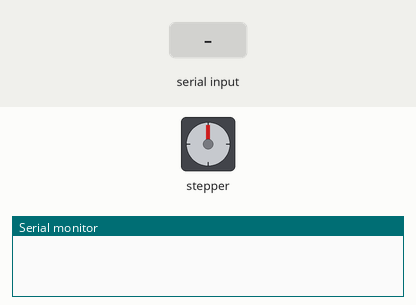
The sketch below on a simulated Arduino Uno, built with avr-gcc and run on an emulated ATmega328P. On the bench: stepper motor, the last lines printed to the serial monitor. Inputs (shaded band) come from the test bench. Stepper angles assume 100 steps per turn.

Above: at 1.2 s.
1.3 s: "2\n" received over Serial
At 2.2 s:
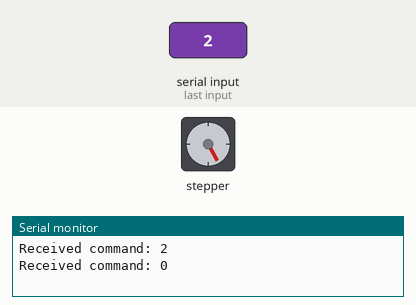
2.9 s: "3\n" received over Serial
At 3.4 s:
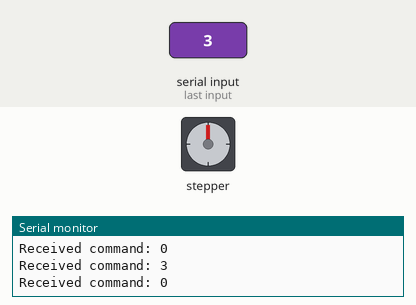
4.5 s: "4\n" received over Serial
At 5.7 s:
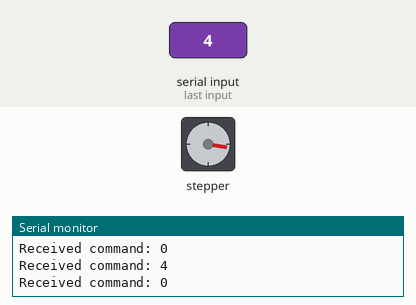
6.2 s: "2\n" received over Serial
At 7.1 s:
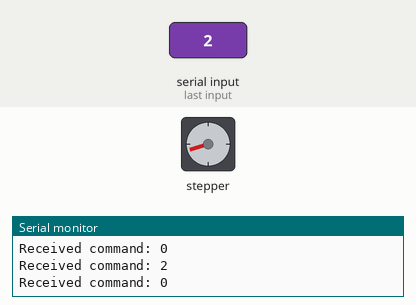
7.8 s: "4\n" received over Serial
At 9.2 s:
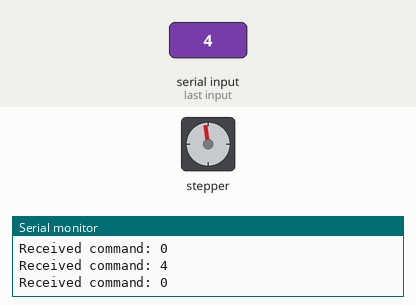
9.5 s: "3\n" received over Serial
At 10.8 s:
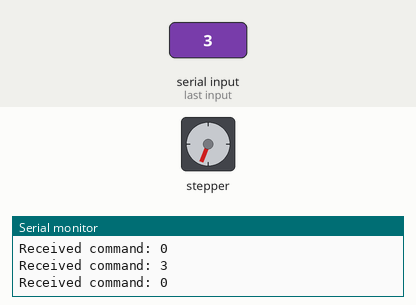
Timing chart, 0 to 12.1 s (numbered marks = the images above; inputs shaded):
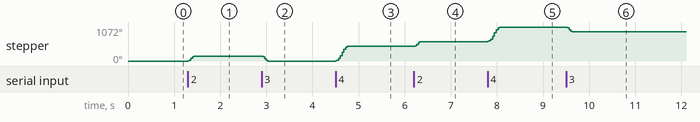

The sketch:

nema23_singleJoint_master.ino
```cpp
 // This 2 pin code is configured for use with a Nema 23 Bipolar 1.8deg 1.16Nm (164.3oz.in) 1.5A 5.4V 57x57x56mm 4 Wires

#include <AccelStepper.h> // This can be installed by going to
#include <Wire.h>
// Sketch > Include Library > Manage Libraries > Search for "AccelStepper"

int microstepRes = 4;

int stepperSpeed = 800 * microstepRes; //maximum steps per second
int motorAccel = 1800 * microstepRes; //steps/second/second to accelerate

int gearReduction = 4.28;
int stepsPerRev = 100; // e.g. one full revolution is 200 at 1.8deg. 100 for half. 50 for quarter.. etc.

int resetPin = 5;
int m2Pin = 6;
int m1Pin = 7;
int m0Pin = 8;
int enablePin = 4; // Turn motor driver on/off (can save power when motor is idle)

//set up the accelStepper intance
//the "1" tells it we are using a driver (DRV8825 or other)
AccelStepper stepper_one(1, 3, 2);//Step, Dir

void setup(){
  Serial.begin(9600);
  Serial.setTimeout(10);

  stepper_one.setMaxSpeed(stepperSpeed);
  stepper_one.setSpeed(stepperSpeed);
  stepper_one.setAcceleration(motorAccel);

  //digitalWrite(m2Pin, LOW);
  //digitalWrite(m1Pin, LOW);
  //digitalWrite(m0Pin, HIGH);

  //digitalWrite(resetPin, HIGH);
}

long stepperState = 0;

void loop(){
  digitalWrite(enablePin, HIGH);

  while (Serial.available() == 0) {}
  stepperState = Serial.parseInt();

  Serial.print("Received command: ");
  Serial.println(stepperState);

  if(stepperState > 0) {

    if(stepperState == 2){
        stepper_one.move((5 * 4.28 * microstepRes) / 2); //Move X times revolutions, according to gear reduction ratio.
    }
    else if(stepperState == 3){
        stepper_one.move((-5 * 4.28 * microstepRes) / 2);
    }
    else if(stepperState == 4){
        stepper_one.move((15 * 4.28 * microstepRes) / 2);
    }
    else if(stepperState == 5){
        stepper_one.move((-15 * 4.28 * microstepRes) / 2);
    }
    else if(stepperState == 6){
        stepper_one.move((25 * 4.28 * microstepRes) / 2);
    }
    else if(stepperState == 7){
        stepper_one.move((-25 * 4.28 * microstepRes) / 2);
    }

  //these must be called as often as possible to ensure smooth operation
  //any delay will cause jerky motion
  }

  while (stepper_one.distanceToGo() != 0) {
      digitalWrite(enablePin, LOW);
      stepper_one.run();
  }
}
```

Measured:
- after the input at 1.3 s, stepper: turns 151° clockwise in 0.13 s, starting at once
- after the input at 2.9 s, stepper: turns 151° counter-clockwise in 0.13 s, starting at once
- after the input at 4.5 s, stepper: turns 460° clockwise in 0.26 s, starting at once
- after the input at 6.2 s, stepper: turns 152° clockwise in 0.13 s, starting at once
- after the input at 7.8 s, stepper: turns 460° clockwise in 0.26 s, starting at once
- after the input at 9.5 s, stepper: turns 151° counter-clockwise in 0.13 s, starting at once
